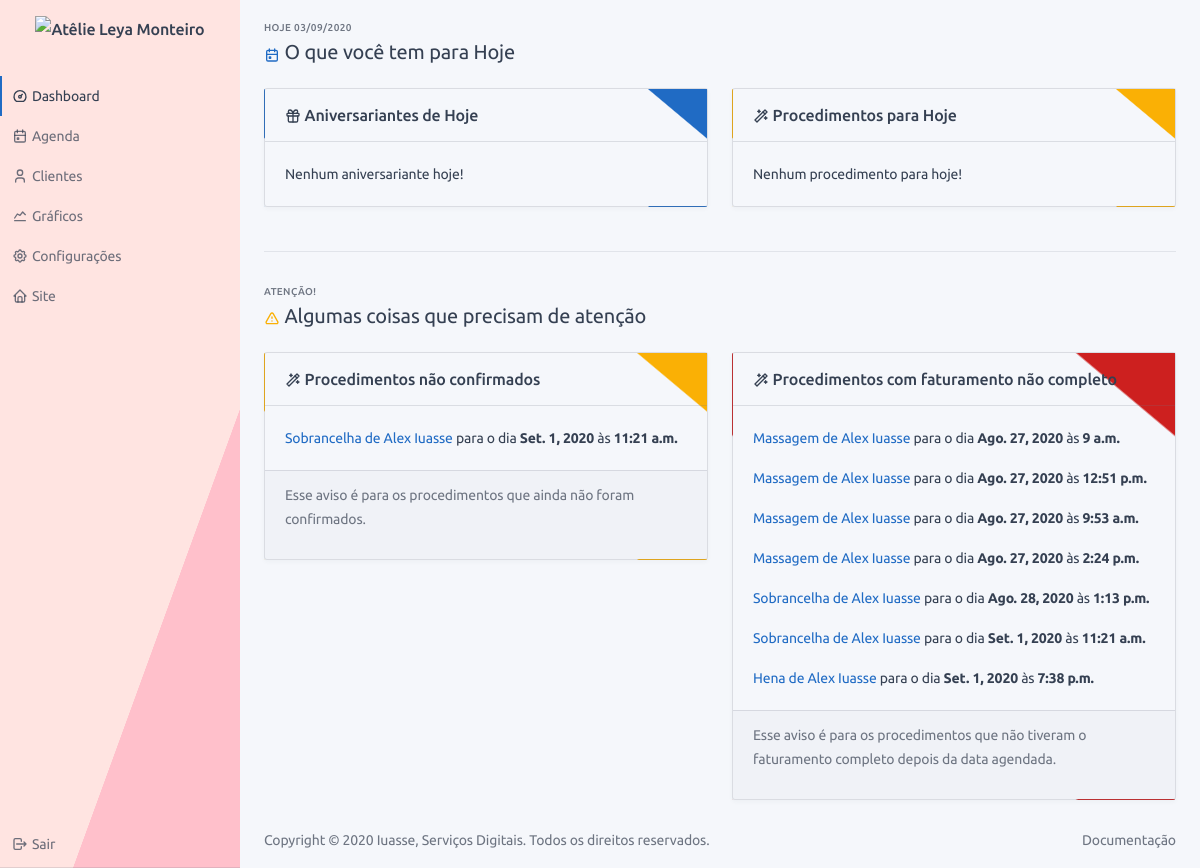
The app's page /dashboard/ (signed in) with its own data.
### service/models.py (models this page shows, shortened)
class OrderOfService(BaseModel):
    type_of_service = models.ForeignKey("config.TypeOfService", verbose_name="Procedimento", on_delete=models.SET_NULL,
                                        null=True)
    status = models.ForeignKey("config.StatusService", verbose_name="Status", on_delete=models.PROTECT)
    finished = models.BooleanField("finalizado", default=False)
    counted = models.BooleanField("contabilizado", default=False, help_text="Procedimento já foi contabilizado?")
    confirmed = models.BooleanField("confirmado", default=False, help_text="Procedimento foi confirmado?")
    date = models.DateField("Data", default=timezone.localtime(timezone.now()))
    time = models.TimeField("Hora", default=timezone.localtime(timezone.now()))
    observation = models.TextField("observação", blank=True)
    customer = models.ForeignKey("users.CustomUser", verbose_name="Cliente", on_delete=models.CASCADE, blank=True,
                                 null=True)
    def get_absolute_url(self):
        return reverse(self.get_reverse_profile, kwargs={'cpk': self.customer.pk, 'pk': self.pk})
    def get_full_name(self):
        return "{} de {}".format(self.type_of_service, self.customer.get_full_name())
    def get_invoice_not_completed(self):
        if self.date < date.today():
            for i in self.invoice_set.all():
                if not i.type_of_payment:
                    return True
        return False

### users/models.py (models this page shows, shortened)
class CustomUser(AbstractUser):
    birth_day = models.DateField('data de nascimento', blank=True, null=True)
    whatsapp = models.CharField('whatsapp', max_length=16)
    total_of_points = models.FloatField(default=0, verbose_name='Total de pontos')
    def get_full_name(self):
        return "{} {}".format(self.first_name, self.last_name)

### config/models.py (models this page shows, shortened)
class BaseConfigModel(BaseModel):
    name = models.CharField("nome", max_length=128)
    def __str__(self):
        return self.name
    class Meta:
        abstract = True

class TypeOfService(BaseConfigModel):
    contextual = models.CharField("cor", default="#ffffff", max_length=7,
                                  help_text="Escolha uma cor para representar esse procedimento!")
    time = models.FloatField("tempo", default=30, help_text="Coloque o tempo em minutos, ex.: 1hr = 60min")
    value = models.DecimalField("Valor", max_digits=11, decimal_places=2, default=0,
                                help_text="Valor do procedimento, ele será usado para auto preenchimento de alguns "
                                          "campos!")
    rewarded_points = models.FloatField("pontos ganhos", default=0)

### frontend/views.py (the view)
# urls.py: path('dashboard/', Dashboard.as_view(), name='dashboard'),
class Dashboard(LoginRequiredMixin, View):
    template = 'dashboard.html'
    def get(self, request):
        return render(request, self.template, context_dashboard())

### base/models.py (called while the page is built)
    @property
    def get_reverse_profile(self):
        return '{}:{}:profile'.format(self._meta.app_label, self._meta.model_name)

### frontend/templates/dashboard.html
{% extends 'base.html' %}
{% load static %}
{% block content %}
<div class="container-fluid">
    <div class="page-header">
        <div class="row align-items-center">
            <div class="col-auto">
                <div class="page-pretitle">
                    {{today.pre_title}}
                </div>
                <h2 class="page-title">
                    <span class="text-primary">{{today.title.icon|safe}}</span>
                    {{today.title.text}}
                </h2>
            </div>
        </div>
    </div>
    <div class="row">
        <div class="col-lg-6 col-md-12">
            <div class="card bg-triangle-top-primary">
                <div class="card-header">
                    <div class="card-title">
                        {{birthdays.title.icon|safe}}
                        {{birthdays.title.text}}
                    </div>
                </div>
                <div class="card-body">
                    {% if birthdays.data %}
                    {% for obj in birthdays.data %}
                    <p>
                        <a href="{{obj.get_absolute_url}}" target="_blank">
                            {{obj.get_full_name}}
                        </a>
                        faz <span class="font-weight-bold">{{obj.get_age}}</span> anos hoje,
                        Whatsapp: <span class="font-weight-bold">{{obj.whatsapp}}</span>
                    </p>
                    {% endfor %}
                    {% else %}
                    <p>Nenhum aniversariante hoje!</p>
                    {% endif %}
                </div>
            </div>
        </div>
        <div class="col-lg-6 col-md-12">
            <div class="card bg-triangle-top-warning">
                <div class="card-header">
                    <div class="card-title">
                        {{services_today.title.icon|safe}}
                        {{services_today.title.text}}
                    </div>
                </div>
                <div class="card-body">
                    {% if services_today.data %}
                    {% for obj in services_today.data %}
                    <p>
                        <a href="{{obj.get_absolute_url}}" target="_blank">
                            {{obj.get_full_name}}
                        </a>
                        para às <span class="font-weight-bold">{{obj.time}}</span>
                    </p>
                    {% endfor %}
                    {% else %}
                    <p>Nenhum procedimento para hoje!</p>
                    {% endif %}
                </div>
            </div>
        </div>
    </div>
    <hr>
    <div class="page-header">
        <div class="row align-items-center">
            <div class="col-auto">
                <div class="page-pretitle">
                    {{atention.pre_title}}
                </div>
                <h2 class="page-title">
                    <span class="text-warning">{{atention.title.icon|safe}}</span>
                    {{atention.title.text}}
                </h2>
            </div>
        </div>
    </div>
    <div class="row">
        {% if services_not_confirmed.data %}
        <div class="col-lg-6 col-md-12">
            <div class="card bg-triangle-top-warning">
                <div class="card-header">
                    <div class="card-title">
                        {{services_not_confirmed.title.icon|safe}}
                        {{services_not_confirmed.title.text}}
                    </div>
                </div>
                <div class="card-body">
                    {% for obj in services_not_confirmed.data %}
                    <p>
                        <a href="{{obj.get_absolute_url}}" target="_blank">
                            {{obj.get_full_name}}
                        </a>
                        para o dia <span class="font-weight-bold">{{obj.date}}</span>
                        às <span class="font-weight-bold">{{obj.time}}</span>
                    </p>
                    {% endfor %}
                </div>
                <div class="card-footer">
                    <p>Esse aviso é para os procedimentos que ainda não foram confirmados.</p>
                </div>
            </div>
        </div>
        {% endif %}
        {% if services_invoice_not_completed.data %}
        <div class="col-lg-6 col-md-12">
            <div class="card bg-triangle-top-danger">
                <div class="card-header">
                    <div class="card-title">
                        {{services_invoice_not_completed.title.icon|safe}}
                        {{services_invoice_not_completed.title.text}}
                    </div>
                </div>
                <div class="card-body">
                    {% for obj in services_invoice_not_completed.data %}
                    <p>
                        <a href="{{obj.get_absolute_url}}" target="_blank">
                            {{obj.get_full_name}}
                        </a>
                        para o dia <span class="font-weight-bold">{{obj.date}}</span>
                        às <span class="font-weight-bold">{{obj.time}}</span>
                    </p>
                    {% endfor %}
                </div>
                <div class="card-footer">
                    <p>Esse aviso é para os procedimentos que não tiveram o faturamento completo depois da data
                        agendada.</p>
                </div>
            </div>
        </div>
        {% endif %}
    </div>
</div>
{% endblock %}

### frontend/static/custom/css/custom-css.css (style rules this page uses)
.bg-triangle-top-primary { background: linear-gradient(-140deg, #206bc4 10%, rgba(0, 0, 0, 0) 10.3%); }
.bg-triangle-top-warning { background: linear-gradient(-140deg, #fab005 10%, rgba(0, 0, 0, 0) 10.3%); }
.bg-triangle-top-danger { background: linear-gradient(-140deg, #cd201f 10%, rgba(0, 0, 0, 0) 10.3%); }

### frontend/templates/base.html (style rules this page uses)
body { display: none; }

### records on screen
OrderOfService: get_full_name "Sobrancelha de Alex Iuasse", date "Set. 1, 2020", time "11:21 a.m."
OrderOfService: get_full_name "Massagem de Alex Iuasse", date "Ago. 27, 2020", time "9 a.m."
OrderOfService: get_full_name "Massagem de Alex Iuasse", date "Ago. 27, 2020", time "12:51 p.m."
OrderOfService: get_full_name "Massagem de Alex Iuasse", date "Ago. 27, 2020", time "9:53 a.m."
OrderOfService: get_full_name "Massagem de Alex Iuasse", date "Ago. 27, 2020", time "2:24 p.m."
OrderOfService: get_full_name "Sobrancelha de Alex Iuasse", date "Ago. 28, 2020", time "1:13 p.m."
OrderOfService: get_full_name "Hena de Alex Iuasse", date "Set. 1, 2020", time "7:38 p.m."

### other values on screen
{{ today.pre_title }} "HOJE 03/09/2020"
{{ today.title.text }} "O que você tem para Hoje"
{{ birthdays.title.text }} "Aniversariantes de Hoje"
{{ services_today.title.text }} "Procedimentos para Hoje"
{{ atention.pre_title }} "ATENÇÃO!"
{{ atention.title.text }} "Algumas coisas que precisam de atenção"
{{ services_not_confirmed.title.text }} "Procedimentos não confirmados"
{{ services_invoice_not_completed.title.text }} "Procedimentos com faturamento não completo"
